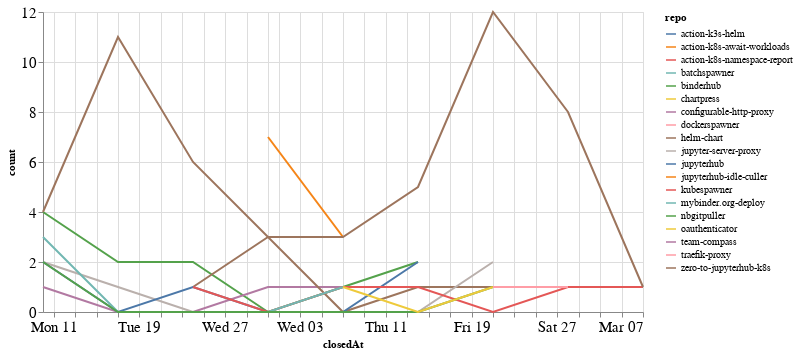

Notebook code cell kept with this figure:
### Code cell
closed_by_time = closed_by.groupby('repo').resample('W', on='closedAt').count()['author'].reset_index()
closed_by_time = closed_by_time.rename(columns={'author': 'count'})

alt.Chart(closed_by_time, width=600).mark_line().encode(
    x='closedAt',
    y='count',
    color='repo',
    tooltip="repo"
)

### Figure 1 — Vega-Lite specification as saved in the notebook (floating-point values rounded to 4 significant figures)
{"config": {"axisLeft": {"labelFontSize": 15}, "axisBottom": {"labelFontSize": 15}}, "data": {"name": "data-0a8a976d086b62d4a6f903790de37adc"}, "mark": "line", "encoding": {"color": {"type": "nominal", "field": "repo"}, "tooltip": {"type": "nominal", "field": "repo"}, "x": {"type": "temporal", "field": "closedAt"}, "y": {"type": "quantitative", "field": "count"}}, "width": 600, "$schema": "https://vega.github.io/schema/vega-lite/v4.8.1.json", "datasets": {"data-0a8a976d086b62d4a6f903790de37adc": [{"repo": "action-k3s-helm", "closedAt": "2021-01-17T00:00:00", "count": 3}, {"repo": "action-k8s-await-workloads", "closedAt": "2021-01-31T00:00:00", "count": 7}, {"repo": "action-k8s-await-workloads", "closedAt": "2021-02-07T00:00:00", "count": 3}, {"repo": "action-k8s-namespace-report", "closedAt": "2021-02-07T00:00:00", "count": 1}, {"repo": "batchspawner", "closedAt": "2021-01-31T00:00:00", "count": 4}, {"repo": "binderhub", "closedAt": "2021-01-10T00:00:00", "count": 4}, {"repo": "binderhub", "closedAt": "2021-01-17T00:00:00", "count": 2}, {"repo": "binderhub", "closedAt": "2021-01-24T00:00:00", "count": 2}, {"repo": "binderhub", "closedAt": "2021-01-31T00:00:00", "count": 0}, {"repo": "binderhub", "closedAt": "2021-02-07T00:00:00", "count": 1}, {"repo": "binderhub", "closedAt": "2021-02-14T00:00:00", "count": 2}, {"repo": "chartpress", "closedAt": "2021-01-24T00:00:00", "count": 1}, {"repo": "configurable-http-proxy", "closedAt": "2021-01-10T00:00:00", "count": 1}, {"repo": "configurable-http-proxy", "closedAt": "2021-01-17T00:00:00", "count": 0}, {"repo": "configurable-http-proxy", "closedAt": "2021-01-24T00:00:00", "count": 0}, {"repo": "configurable-http-proxy", "closedAt": "2021-01-31T00:00:00", "count": 1}, {"repo": "configurable-http-proxy", "closedAt": "2021-02-07T00:00:00", "count": 1}, {"repo": "configurable-http-proxy", "closedAt": "2021-02-14T00:00:00", "count": 1}, {"repo": "dockerspawner", "closedAt": "2021-02-28T00:00:00", "count": 1}, {"repo": "helm-chart", "closedAt": "2021-01-24T00:00:00", "count": 1}, {"repo": "helm-chart", "closedAt": "2021-01-31T00:00:00", "count": 3}, {"repo": "helm-chart", "closedAt": "2021-02-07T00:00:00", "count": 0}, {"repo": "helm-chart", "closedAt": "2021-02-14T00:00:00", "count": 1}, {"repo": "helm-chart", "closedAt": "2021-02-21T00:00:00", "count": 1}, {"repo": "helm-chart", "closedAt": "2021-02-28T00:00:00", "count": 1}, {"repo": "jupyter-server-proxy", "closedAt": "2021-01-10T00:00:00", "count": 2}, {"repo": "jupyter-server-proxy", "closedAt": "2021-01-17T00:00:00", "count": 1}, {"repo": "jupyter-server-proxy", "closedAt": "2021-01-24T00:00:00", "count": 0}, {"repo": "jupyter-server-proxy", "closedAt": "2021-01-31T00:00:00", "count": 0}, {"repo": "jupyter-server-proxy", "closedAt": "2021-02-07T00:00:00", "count": 0}, {"repo": "jupyter-server-proxy", "closedAt": "2021-02-14T00:00:00", "count": 0}, {"repo": "jupyter-server-proxy", "closedAt": "2021-02-21T00:00:00", "count": 2}, {"repo": "jupyterhub", "closedAt": "2021-01-10T00:00:00", "count": 2}, {"repo": "jupyterhub", "closedAt": "2021-01-17T00:00:00", "count": 0}, {"repo": "jupyterhub", "closedAt": "2021-01-24T00:00:00", "count": 1}, {"repo": "jupyterhub", "closedAt": "2021-01-31T00:00:00", "count": 0}, {"repo": "jupyterhub", "closedAt": "2021-02-07T00:00:00", "count": 0}, {"repo": "jupyterhub", "closedAt": "2021-02-14T00:00:00", "count": 2}, {"repo": "jupyterhub-idle-culler", "closedAt": "2021-01-31T00:00:00", "count": 1}, {"repo": "kubespawner", "closedAt": "2021-01-24T00:00:00", "count": 1}, {"repo": "kubespawner", "closedAt": "2021-01-31T00:00:00", "count": 0}, {"repo": "kubespawner", "closedAt": "2021-02-07T00:00:00", "count": 1}, {"repo": "kubespawner", "closedAt": "2021-02-14T00:00:00", "count": 1}, {"repo": "kubespawner", "closedAt": "2021-02-21T00:00:00", "count": 0}, {"repo": "kubespawner", "closedAt": "2021-02-28T00:00:00", "count": 1}, {"repo": "kubespawner", "closedAt": "2021-03-07T00:00:00", "count": 1}, {"repo": "mybinder.org-deploy", "closedAt": "2021-01-10T00:00:00", "count": 3}, {"repo": "mybinder.org-deploy", "closedAt": "2021-01-17T00:00:00", "count": 0}, {"repo": "mybinder.org-deploy", "closedAt": "2021-01-24T00:00:00", "count": 0}, {"repo": "mybinder.org-deploy", "closedAt": "2021-01-31T00:00:00", "count": 0}, {"repo": "mybinder.org-deploy", "closedAt": "2021-02-07T00:00:00", "count": 1}, {"repo": "nbgitpuller", "closedAt": "2021-01-10T00:00:00", "count": 2}, {"repo": "nbgitpuller", "closedAt": "2021-01-17T00:00:00", "count": 0}, {"repo": "nbgitpuller", "closedAt": "2021-01-24T00:00:00", "count": 0}, {"repo": "nbgitpuller", "closedAt": "2021-01-31T00:00:00", "count": 0}, {"repo": "nbgitpuller", "closedAt": "2021-02-07T00:00:00", "count": 0}, {"repo": "nbgitpuller", "closedAt": "2021-02-14T00:00:00", "count": 0}, {"repo": "nbgitpuller", "closedAt": "2021-02-21T00:00:00", "count": 1}, {"repo": "oauthenticator", "closedAt": "2021-02-07T00:00:00", "count": 1}, {"repo": "oauthenticator", "closedAt": "2021-02-14T00:00:00", "count": 0}, {"repo": "oauthenticator", "closedAt": "2021-02-21T00:00:00", "count": 1}, {"repo": "team-compass", "closedAt": "2021-02-28T00:00:00", "count": 1}, {"repo": "traefik-proxy", "closedAt": "2021-02-21T00:00:00", "count": 1}, {"repo": "traefik-proxy", "closedAt": "2021-02-28T00:00:00", "count": 1}, {"repo": "zero-to-jupyterhub-k8s", "closedAt": "2021-01-10T00:00:00", "count": 4}, {"repo": "zero-to-jupyterhub-k8s", "closedAt": "2021-01-17T00:00:00", "count": 11}, {"repo": "zero-to-jupyterhub-k8s", "closedAt": "2021-01-24T00:00:00", "count": 6}, {"repo": "zero-to-jupyterhub-k8s", "closedAt": "2021-01-31T00:00:00", "count": 3}, {"repo": "zero-to-jupyterhub-k8s", "closedAt": "2021-02-07T00:00:00", "count": 3}, {"repo": "zero-to-jupyterhub-k8s", "closedAt": "2021-02-14T00:00:00", "count": 5}, {"repo": "zero-to-jupyterhub-k8s", "closedAt": "2021-02-21T00:00:00", "count": 12}, {"repo": "zero-to-jupyterhub-k8s", "closedAt": "2021-02-28T00:00:00", "count": 8}, {"repo": "zero-to-jupyterhub-k8s", "closedAt": "2021-03-07T00:00:00", "count": 1}]}}
